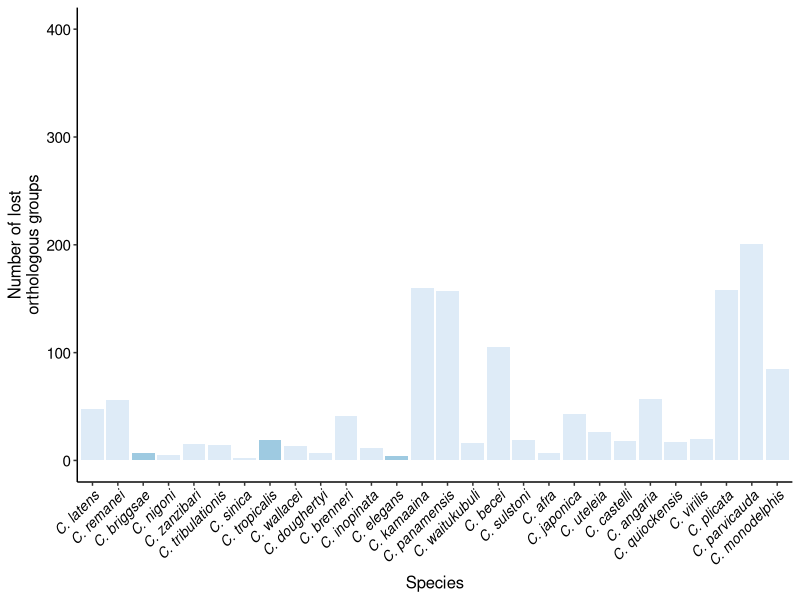
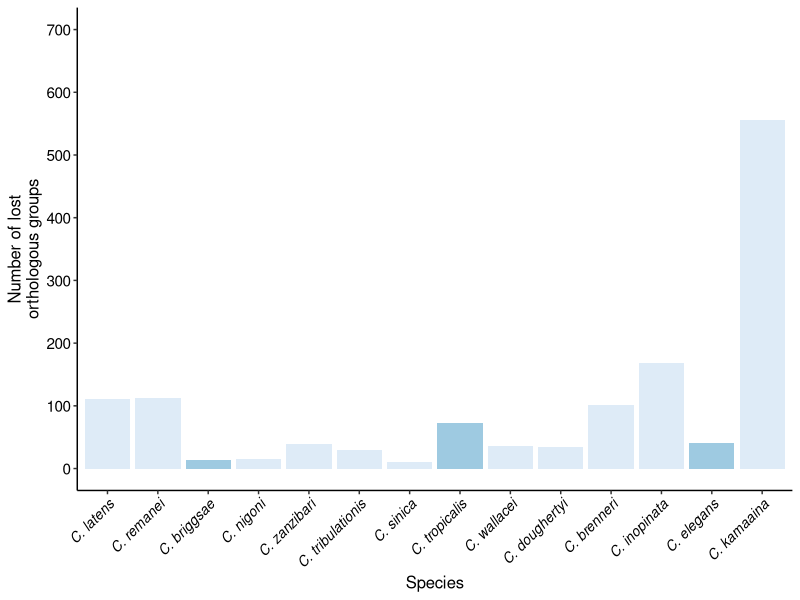
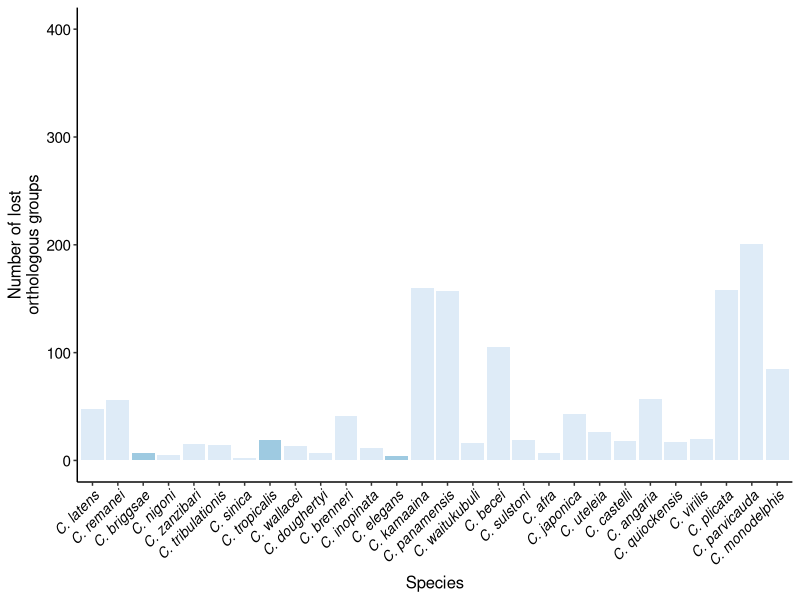
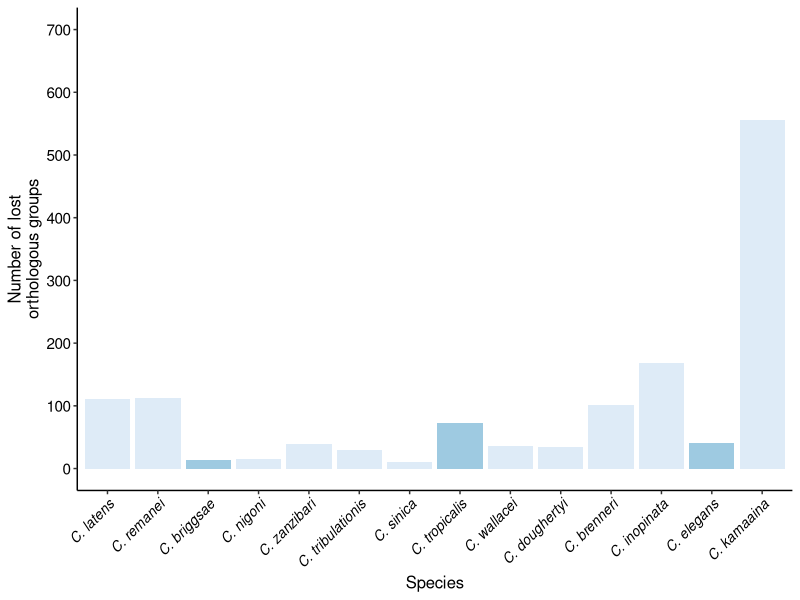

R code for these plots, in order:
library(ggplot2)

#all_caeno

dat <- read.table("all_caeno_og.tsv", sep=" ", header=F)

#rename columns

colnames(dat)[1] <- "lost_og"
colnames(dat)[2] <- "species"


#get selfing data in there (is species a selfer?)

dat$reproductive_mode[dat$species == "brenneri"] <- "female/male"
dat$reproductive_mode <- as.factor(dat$reproductive_mode)
levels(dat$reproductive_mode) <- c("female/male", "hermaphroditic")
dat$reproductive_mode[dat$species == "brenneri"] <- "female/male"
dat$reproductive_mode[dat$species == "briggsae"] <- "hermaphroditic"
dat$reproductive_mode[dat$species == "elegans"] <- "hermaphroditic"
dat$reproductive_mode[dat$species == "latens"] <- "female/male"
dat$reproductive_mode[dat$species == "nigoni"] <- "female/male"
dat$reproductive_mode[dat$species == "remanei"] <- "female/male"
dat$reproductive_mode[dat$species == "sinica"] <- "female/male"
dat$reproductive_mode[dat$species == "sp21"] <- "female/male"
dat$reproductive_mode[dat$species == "tropicalis"] <- "hermaphroditic"
dat$reproductive_mode[dat$species == "doughertyi"] <- "female/male"
dat$reproductive_mode[dat$species == "kamaaina"] <- "female/male"
dat$reproductive_mode[dat$species == "sp26"] <- "female/male"
dat$reproductive_mode[dat$species == "sp28"] <- "female/male"
dat$reproductive_mode[dat$species == "sp29"] <- "female/male"
dat$reproductive_mode[dat$species == "sp31"] <- "female/male"
dat$reproductive_mode[dat$species == "sp32"] <- "female/male"
dat$reproductive_mode[dat$species == "sp38"] <- "female/male"
dat$reproductive_mode[dat$species == "sp39"] <- "female/male"
dat$reproductive_mode[dat$species == "sp40"] <- "female/male"
dat$reproductive_mode[dat$species == "virilis"] <- "female/male"
dat$reproductive_mode[dat$species == "wallacei"] <- "female/male"
dat$reproductive_mode[dat$species == "afra"] <- "female/male"
dat$reproductive_mode[dat$species == "castelli"] <- "female/male"
dat$reproductive_mode[dat$species == "angaria"] <- "female/male"
dat$reproductive_mode[dat$species == "japonica"] <- "female/male"
dat$reproductive_mode[dat$species == "monodelphis"] <- "female/male"
dat$reproductive_mode[dat$species == "plicata"] <- "female/male"
dat$reproductive_mode[dat$species == "sp34"] <- "female/male"
dat$reproductive_mode[dat$species == "angaria"] <- "female/male"

#re-order species somewhat phylogenetically

dat$species <- factor(dat$species, levels = c("latens","remanei","briggsae","nigoni","sp26","sp40","sinica","tropicalis","wallacei","doughertyi","brenneri","sp34","elegans","kamaaina","sp28","sp39","sp29","sp32","afra","japonica","sp31","castelli","angaria","sp38","virilis","plicata","sp21","monodelphis"))


#make species and category labels

latens <- expression(paste(italic("C. latens")))
remanei <- expression(paste(italic("C. remanei")))
briggsae <- expression(paste(italic("C. briggsae")))
nigoni <- expression(paste(italic("C. nigoni")))
sp26 <- expression(paste(italic("C. zanzibari")))
sp40 <- expression(paste(italic("C. tribulationis")))
sinica <- expression(paste(italic("C. sinica")))
tropicalis <- expression(paste(italic("C. tropicalis")))
wallacei <- expression(paste(italic("C. wallacei")))
doughertyi <- expression(paste(italic("C. doughertyi")))
brenneri <- expression(paste(italic("C. brenneri")))
inopinata <- expression(paste(italic("C. inopinata")))
elegans <- expression(paste(italic("C. elegans")))
kamaaina <- expression(paste(italic("C. kamaaina")))
sp28 <- expression(paste(italic("C. panamensis")))
sp39 <- expression(paste(italic("C. waitukubuli")))
sp29 <- expression(paste(italic("C. becei")))
sp32 <- expression(paste(italic("C. sulstoni")))
afra <- expression(paste(italic("C. afra")))
japonica <- expression(paste(italic("C. japonica")))
sp31 <- expression(paste(italic("C. uteleia")))
castelli <- expression(paste(italic("C. castelli")))
angaria <- expression(paste(italic("C. angaria")))
sp38 <- expression(paste(italic("C. quiockensis")))
virilis <- expression(paste(italic("C. virilis")))
plicata <- expression(paste(italic("C. plicata")))
sp21 <- expression(paste(italic("C. parvicauda")))
monodelphis <- expression(paste(italic("C. monodelphis")))


species_labels <- c(latens,remanei,briggsae,nigoni,sp26,sp40,sinica,tropicalis,wallacei,doughertyi,brenneri,inopinata,elegans,kamaaina,sp28,sp39,sp29,sp32,afra,japonica,sp31,castelli,angaria,sp38,virilis,plicata,sp21,monodelphis)



#make plot

a <- ggplot(dat,aes(x=species, y=lost_og)) + geom_bar(stat="identity",aes(fill=reproductive_mode)) + theme(panel.grid.major = element_blank(), panel.grid.minor = element_blank(), panel.background = element_blank(), axis.line = element_line(colour = "black"), axis.text.x = element_text(colour="black", angle = 45, hjust =1, size=10), axis.text.y = element_text(colour="black", size=11),axis.title=element_text(size=12,face="plain"), strip.background = element_rect(colour="white", fill="white"),legend.position="none") + xlab("Species") + ylab("Number of lost\northologous groups")+ scale_fill_brewer(name = "reproductive mode") + scale_x_discrete(labels = species_labels) + ylim(0,400)


ggsave("lost_orthogroups_all_caeno.pdf", width=6, height=3.5, units = "in", useDingbats=FALSE)
print(a)
dev.off

##elegans group

dat <- read.table("elegans_group_og.tsv", sep=" ", header=F)

#rename columns

colnames(dat)[1] <- "lost_og"
colnames(dat)[2] <- "species"


#get selfing data in there (is species a selfer?)

dat$reproductive_mode[dat$species == "brenneri"] <- "female/male"
dat$reproductive_mode <- as.factor(dat$reproductive_mode)
levels(dat$reproductive_mode) <- c("female/male", "hermaphroditic")
dat$reproductive_mode[dat$species == "brenneri"] <- "female/male"
dat$reproductive_mode[dat$species == "briggsae"] <- "hermaphroditic"
dat$reproductive_mode[dat$species == "elegans"] <- "hermaphroditic"
dat$reproductive_mode[dat$species == "latens"] <- "female/male"
dat$reproductive_mode[dat$species == "nigoni"] <- "female/male"
dat$reproductive_mode[dat$species == "remanei"] <- "female/male"
dat$reproductive_mode[dat$species == "sinica"] <- "female/male"
dat$reproductive_mode[dat$species == "tropicalis"] <- "hermaphroditic"
dat$reproductive_mode[dat$species == "doughertyi"] <- "female/male"
dat$reproductive_mode[dat$species == "kamaaina"] <- "female/male"
dat$reproductive_mode[dat$species == "sp26"] <- "female/male"
dat$reproductive_mode[dat$species == "sp40"] <- "female/male"
dat$reproductive_mode[dat$species == "wallacei"] <- "female/male"
dat$reproductive_mode[dat$species == "sp34"] <- "female/male"


#re-order species somewhat phylogenetically

dat$species <- factor(dat$species, levels = c("latens","remanei","briggsae","nigoni","sp26","sp40","sinica","tropicalis","wallacei","doughertyi","brenneri","sp34","elegans","kamaaina"))


#make species and category labels

latens <- expression(paste(italic("C. latens")))
remanei <- expression(paste(italic("C. remanei")))
briggsae <- expression(paste(italic("C. briggsae")))
nigoni <- expression(paste(italic("C. nigoni")))
sp26 <- expression(paste(italic("C. zanzibari")))
sp40 <- expression(paste(italic("C. tribulationis")))
sinica <- expression(paste(italic("C. sinica")))
tropicalis <- expression(paste(italic("C. tropicalis")))
wallacei <- expression(paste(italic("C. wallacei")))
doughertyi <- expression(paste(italic("C. doughertyi")))
brenneri <- expression(paste(italic("C. brenneri")))
inopinata <- expression(paste(italic("C. inopinata")))
elegans <- expression(paste(italic("C. elegans")))
kamaaina <- expression(paste(italic("C. kamaaina")))

species_labels <- c(latens,remanei,briggsae,nigoni,sp26,sp40,sinica,tropicalis,wallacei,doughertyi,brenneri,inopinata,elegans,kamaaina)



#make plot

a <- ggplot(dat,aes(x=species, y=lost_og)) + geom_bar(stat="identity",aes(fill=reproductive_mode)) + theme(panel.grid.major = element_blank(), panel.grid.minor = element_blank(), panel.background = element_blank(), axis.line = element_line(colour = "black"), axis.text.x = element_text(colour="black", angle = 45, hjust =1, size=10), axis.text.y = element_text(colour="black", size=11),axis.title=element_text(size=12,face="plain"), strip.background = element_rect(colour="white", fill="white"),legend.position="none") + xlab("Species") + ylab("Number of lost\northologous groups")+ scale_fill_brewer(name = "reproductive mode") + scale_x_discrete(labels = species_labels) + scale_y_continuous(breaks = c(0,100,200,300,400,500,600,700), limits =c(0,700))


ggsave("lost_orthogroups_elegans_group.pdf", width=6, height=3.5, units = "in", useDingbats=FALSE)
print(a)
dev.off

